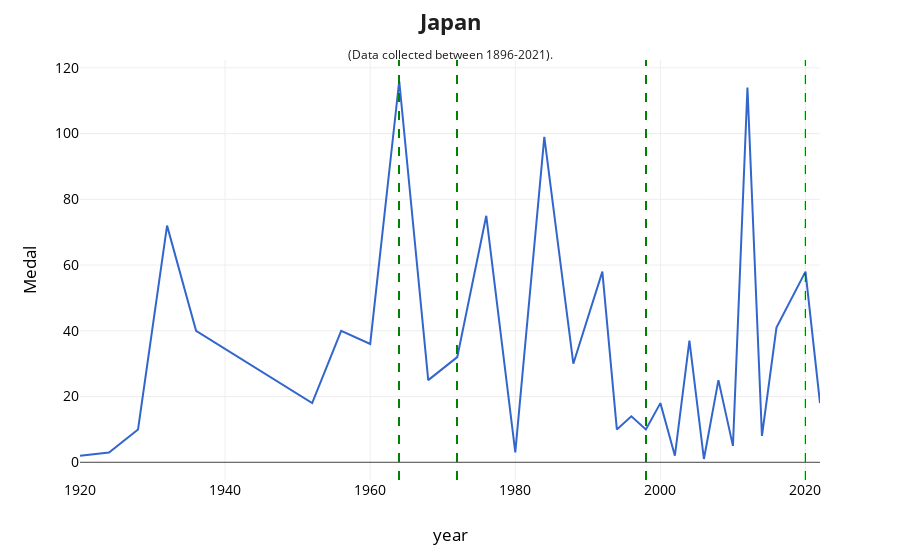

Notebook code cell kept with this figure:
### Code cell
plot('Japan',newdf,hostcountry)
